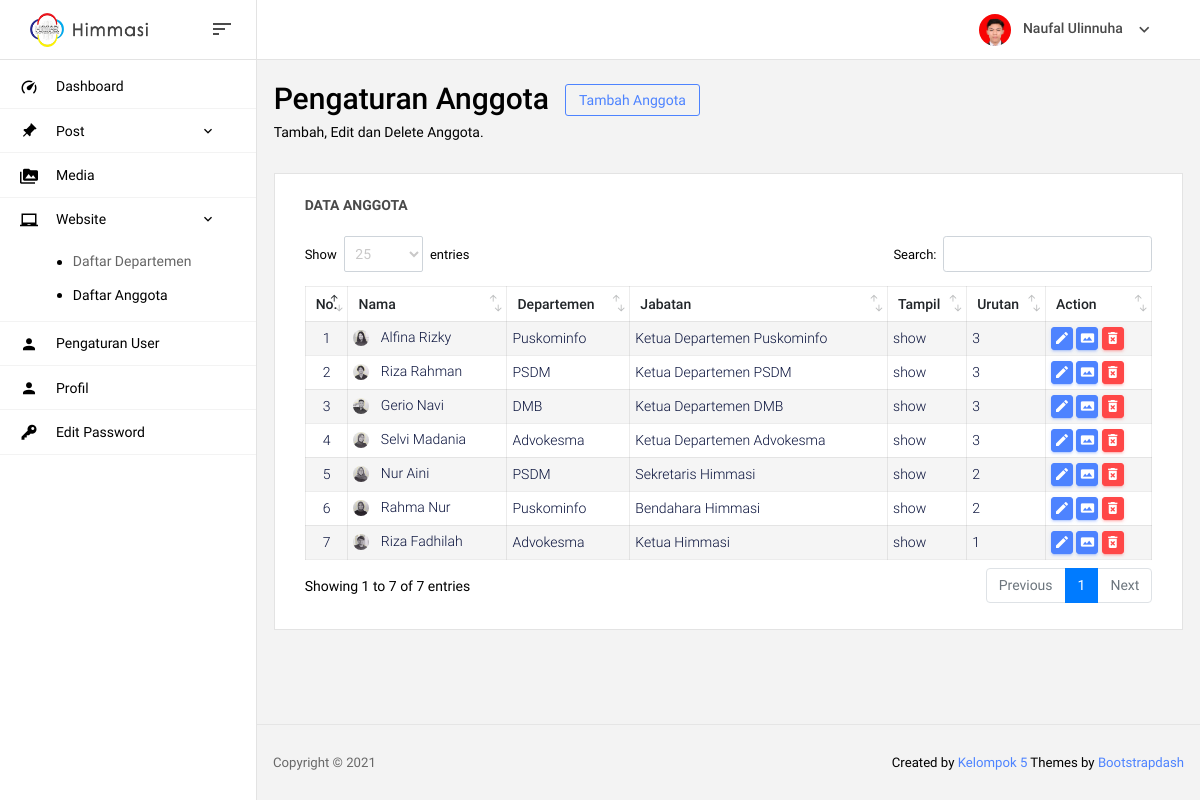
/admin/anggota (signed in), run on the app's committed database.
### tables this page shows
CREATE TABLE `user` (
  `id_user` int(11) NOT NULL,
  `nama` varchar(100) NOT NULL,
  `username` varchar(50) NOT NULL,
  `password` varchar(50) NOT NULL,
  `level` varchar(50) NOT NULL,
  `jabatan` varchar(50) NOT NULL,
  `foto` varchar(50) NOT NULL
);

CREATE TABLE `anggota` (
  `id_anggota` int(11) NOT NULL,
  `nama` varchar(100) NOT NULL,
  `jabatan` varchar(50) NOT NULL,
  `id_dept` int(11) NOT NULL,
  `foto` varchar(50) NOT NULL,
  `tampil` varchar(50) NOT NULL,
  `urutan` int(3) NOT NULL,
  `insert_by` int(11) NOT NULL,
  `insert_at` date NOT NULL,
  `update_by` int(11) NOT NULL,
  `update_at` date NOT NULL
);

CREATE TABLE `departemen` (
  `id_dept` int(11) NOT NULL,
  `nama` varchar(50) NOT NULL,
  `deskripsi` text NOT NULL,
  `jumlah` int(2) NOT NULL,
  `logo` varchar(50) NOT NULL
);

### admin/includes/session.php (called while the page is built, shortened)
<?php
	$id_user = $_SESSION['id_user'];
	$query = mysqli_query($koneksi,"SELECT `username`, `nama`, `foto` FROM `user` WHERE `id_user` = $id_user");
  	while($data = mysqli_fetch_row($query)){
    	$nama     = $data[1];
    	$foto     = $data[2];
  	}
?>

### admin/page/anggota.php (the view, shortened to what this page needs)
<section class="row">
  <div class="col-md-12 grid-margin">
    <div class="d-flex justify-content-between flex-wrap">
      <div class="d-flex align-items-end flex-wrap">
        <div class="mr-md-3 mr-xl-5">
          <div class="row m-0">
            <h2>Pengaturan Anggota</h2>
            <button type="button" class="btn btn-outline-primary btn-sm mx-3" data-toggle="modal" data-target="#tambahanggota" style="height: fit-content;">
              Tambah Anggota
            </button>
          </div>
          <p class="mb-md-0">Tambah, Edit dan Delete Anggota.</p>
        </div>
      </div>
    </div>
  </div>
</section>
<section class="card">
  <div class="card-body">
    <h4 class="card-title">Data Anggota</h4>
    <div class="row">
      <div class="col-12">
        <div class="table-responsive">
          <table id="data-alumni" class="table">
            <thead>
              <tr>
                <th>No.</th>
                <th>Nama</th>
                <th>Departemen</th>
                <th>Jabatan</th>
                <th>Tampil</th>
                <th>Urutan</th>
                <th>Action</th>
              </tr>
            </thead>
            <tbody>
              <?php
                $no = 1;
                $sql = "SELECT * FROM `anggota` ORDER BY `id_anggota` DESC";
                $query = mysqli_query($koneksi,$sql);
                while($data = mysqli_fetch_array($query)){
                   $id_anggota  = $data["id_anggota"];
                   $nama        = $data["nama"];
                   $id_dept     = $data["id_dept"];
                   $foto        = $data["foto"];
                   $jabatan     = $data["jabatan"];
                   $tampil      = $data["tampil"];
                   $urutan      = $data["urutan"];
              ?>
              <tr>
                <td class="td-nomer"><?= $no ?></td>
                <td>
                  <img src="../assets/img/foto/<?= $foto ?>" class="rounded-circle img-profil mr-2" style="height:16px;width:16px">
                  <span><?= $nama ?></span>
                </td>
                <td>
                  <?php
                    $query_dept = mysqli_query($koneksi,"SELECT `nama` FROM `departemen` WHERE `id_dept`='$id_dept'");
                    while($data_dept = mysqli_fetch_row($query_dept)){ echo $data_dept[0]; }
                  ?>
                </td>
                <td><?= $jabatan ?></td>
                <td><?= $tampil ?></td>
                <td><?= $urutan ?></td>
                <td>
                  <button type="button" class="btn btn-primary btn-sm btn-table" title="Edit" data-toggle="modal" data-target="#editanggota" onclick='editanggota(<?php echo  '"'.$id_anggota.'"' ?>)'><i class="mdi mdi-pencil"></i></button>
                  <button type="button" class="btn btn-primary btn-sm btn-table" title="Edit Foto" data-toggle="modal" data-target="#editFoto" onclick='editFoto(<?php echo  '"'.$id_anggota.'"' ?>)'><i class="mdi mdi-image-area"></i></button>
                  <button type="button" class="btn btn-danger btn-sm btn-table" title="Hapus"  data-toggle="modal" data-target="#hapusanggota" onclick='hapusanggota(<?php echo  '"'.$id_anggota.'"' ?>)'><i class="mdi mdi-delete-forever"></i></button>
                </td>
              </tr>
              <?php $no++; } ?>
            </tbody>
          </table>
        </div>
      </div>
    </div>
  </div>
</section>

### admin/includes/navbar.php (shortened to what this page needs)
<nav class="navbar col-lg-12 col-12 p-0 fixed-top d-flex flex-row">
      <div class="navbar-brand-wrapper d-flex justify-content-center">
        <div class="navbar-brand-inner-wrapper d-flex justify-content-between align-items-center w-100">
          <a class="navbar-brand brand-logo" href="index.php"><img class="of-contain w-100" src="assets/img/logo.png" alt="logo"/></a>
          <button class="navbar-toggler navbar-toggler align-self-center" type="button" data-toggle="minimize">
            <span class="mdi mdi-sort-variant"></span>
          </button>
        </div>
      </div>
      <div class="navbar-menu-wrapper d-flex align-items-center justify-content-end">
        <ul class="navbar-nav navbar-nav-right">
          <li class="nav-item nav-profile dropdown">
            <a class="nav-link dropdown-toggle" href="#" data-toggle="dropdown" id="profileDropdown">
              <img src="assets/img/profil/<?= $foto ?>" class="img-profil" alt="profile"/>
              <span class="nav-profile-name"><?= $nama ?></span>
            </a>
          </li>
        </ul>
      </div>
    </nav>

### admin/includes/head.php (style rules this page uses)
p { margin: 0px }
.table thead tr th { padding: 10px !important; font-size: 14px; }
.table tbody tr td { padding: 5px !important }
.btn-table { padding: 2px !important; height: fit-content; }
.btn-table i { font-size: 16px !important }
.btn i { font-size: 14px; }
.of-contain { object-fit: contain; }
.img-profil { object-fit: cover; object-position: top }
.dataTables_wrapper .dataTable .btn { padding: 3px 5px 5px 3px; }
.card { border: 1px solid #e3e3e3; }
.td-nomer { width: 10px; text-align: center; }
.dataTables_wrapper .dataTable thead .sorting:before, .dataTables_wrapper .dataTable thead .sorting_asc:before, .dataTables_wrapper .dataTable thead .sorting_desc:before, .dataTables_wrapper .dataTable thead .sorting_asc_disabled:before, .dataTables_wrapper .dataTable thead .sorting_desc_disabled:before { right: 8px;bottom: 10px; }
.dataTables_wrapper .dataTable thead .sorting:after, .dataTables_wrapper .dataTable thead .sorting_asc:after, .dataTables_wrapper .dataTable thead .sorting_desc:after, .dataTables_wrapper .dataTable thead .sorting_asc_disabled:after, .dataTables_wrapper .dataTable thead .sorting_desc_disabled:after { right: 3px;bottom: 0px; }

### data on the page
user: foto (picture), nama "Naufal Ulinnuha"
anggota: foto (picture), nama "Alfina Rizky", jabatan "Ketua Departemen Puskominfo", tampil "show", urutan "3"
departemen: nama "Puskominfo"
anggota: foto (picture), nama "Riza Rahman", jabatan "Ketua Departemen PSDM", tampil "show", urutan "3"
departemen: nama "PSDM"
anggota: foto (picture), nama "Gerio Navi", jabatan "Ketua Departemen DMB", tampil "show", urutan "3"
departemen: nama "DMB"
anggota: foto (picture), nama "Selvi Madania", jabatan "Ketua Departemen Advokesma", tampil "show", urutan "3"
departemen: nama "Advokesma"
anggota: foto (picture), nama "Nur Aini", jabatan "Sekretaris Himmasi", tampil "show", urutan "2"
anggota: foto (picture), nama "Rahma Nur", jabatan "Bendahara Himmasi", tampil "show", urutan "2"
anggota: foto (picture), nama "Riza Fadhilah", jabatan "Ketua Himmasi", tampil "show", urutan "1"
